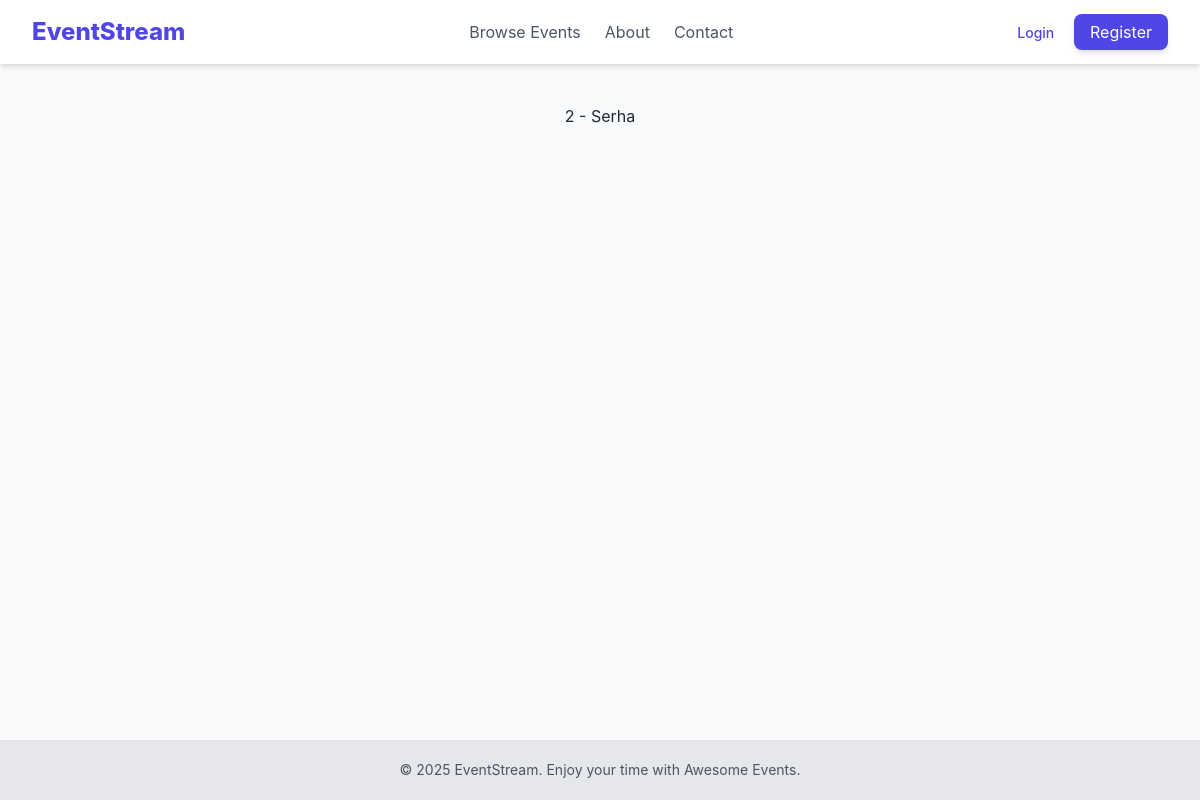
The app's page /test_db/, older data.
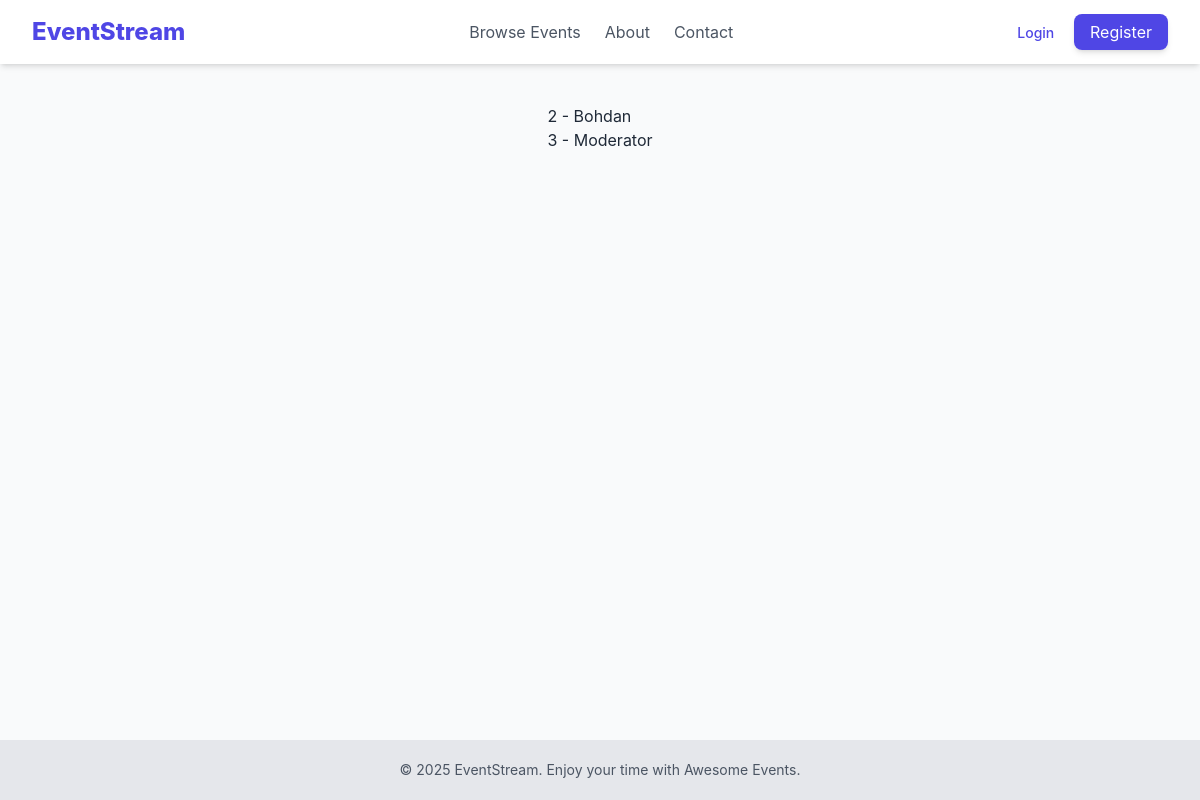
The same page, newer data.
### users/models.py (models this page shows, shortened)
class CustomUser(AbstractUser):
    username = models.CharField(max_length=200, unique=True)
    email = models.EmailField(null=True)
    first_name = models.CharField(max_length=20, blank=True)
    last_name = models.CharField(max_length=20, blank=True)
    is_moderator = models.BooleanField(
        default=False,
        help_text='User is moderator or not.'
    )

### core/views.py (the view)
# urls.py: path('test_db/', views.test_db, name='test_db'),
def test_db(request):
    c_user = CustomUser.objects.all().values()
    context = {
        'c_users': c_user,
    }
    return render(request, 'core/test_db.html', context)

### core/templates/core/test_db.html (shortened to what this page needs)
{% extends "base.html" %}
{%block content%}
{% for user in c_users%}
    <p> {{user.id}} - {{user.first_name}} </p>
{%endfor%}
{%endblock%}

Row changes from the older to the newer data that the page shows:
changed CustomUser id 2: first_name "Serha" → "Bohdan"
added CustomUser: id "3", first_name "Moderator"
